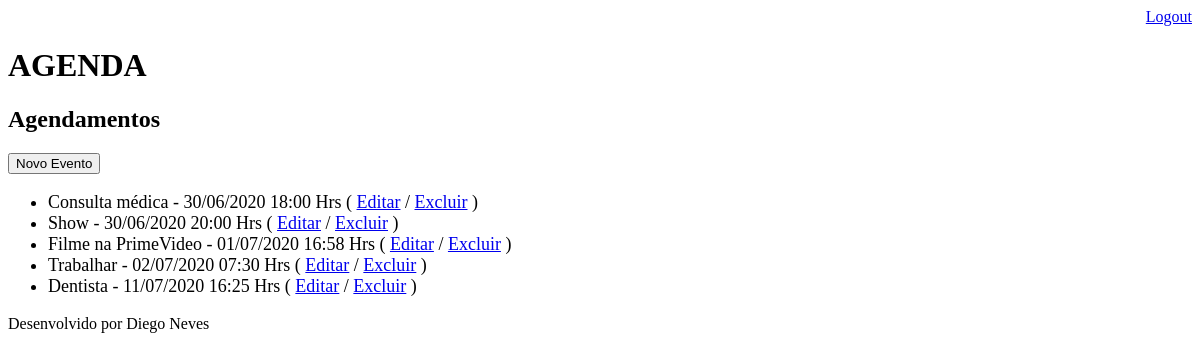
The app's page /agenda/ (signed in), older data.
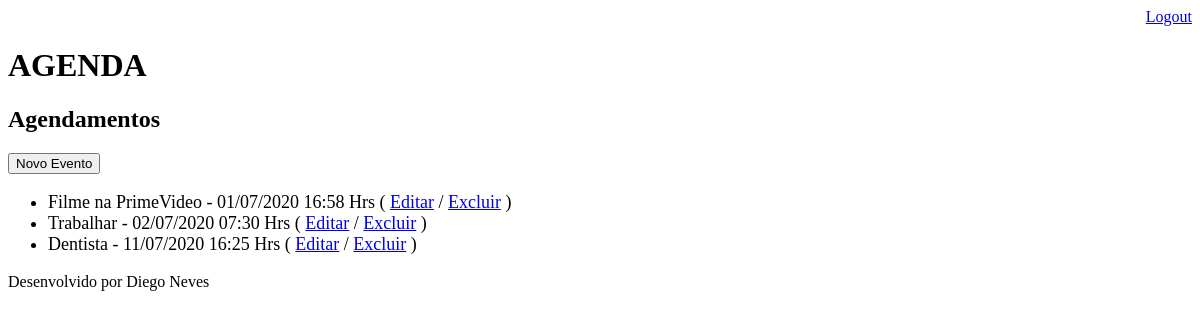
The same page, newer data.
### core/models.py (models this page shows, shortened)
class Evento(models.Model):
    titulo = models.CharField(max_length=100)
    descricao = models.TextField(blank=True, null=True)
    local = models.CharField(max_length=50, blank=True, null=True)
    data_evento = models.DateTimeField(verbose_name='Data do Evento')
    data_criacao = models.DateTimeField(auto_now=True)
    usuario = models.ForeignKey(User, on_delete=models.CASCADE)
    class Meta:
        db_table = 'evento'
    def get_data_evento(self):
        return self.data_evento.strftime('%d/%m/%Y %H:%M Hrs')
    def get_evento_atrasado(self):
        if self.data_evento < datetime.now():
            return True
        else:
            return False

### core/views.py (the view)
# urls.py: path('agenda/', views.lista_eventos),
@login_required(login_url='/login/')
def lista_eventos(request):
    usuario = request.user
    data_atual = datetime.now() - timedelta(hours=1)
    evento = Evento.objects.filter(usuario=usuario,
                                   data_evento__gt=data_atual)
    response = {'eventos': evento}
    return render(request, 'agenda.html', response)

### templates/agenda.html (shortened to what this page needs)
{% extends "model_page.html" %}
{% block content %}
<h2>Agendamentos</h2>
<a href="evento/">
    <button type="button">Novo Evento</button>
</a>
<ul style="font-size: 18px">
    {% for evento in eventos %}
    <li>
        <div style= >
            {{ evento.titulo }} - {{ evento.get_data_evento}}
            ( <a href="evento/?id={{ evento.id }}">Editar</a>
            / <a href="evento/delete/{{ evento.id }}">Excluir</a> )
        </div>
    </li>
    {% endfor %}
</ul>
{% endblock %}

Row changes from the older to the newer data that the page shows:
no longer on this page (row edited): Evento: titulo "Consulta médica", get_data_evento "30/06/2020 18:00 Hrs"
no longer on this page (row edited): Evento: titulo "Show", get_data_evento "30/06/2020 20:00 Hrs"
